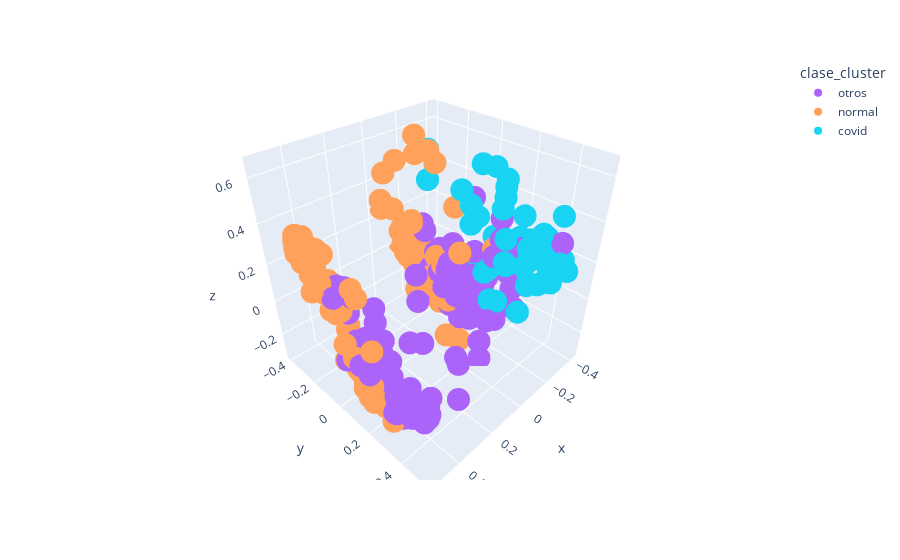

Notebook cell for this chart:
### Code cell
'''
Sampling with binomial distribution with uniformly sample data (best method according to class work)
'''
n=int(0.6*len(data))
sampled_df=samplerBinomial(n,uniformShuffle(data))
sampled_df['clase_cluster'].value_counts().plot(kind='bar')
plt.title('Sampled data (binomial) Data Classes')
plt.show()

visualization_pca_2D(sampled_df,'Sampled data (binomial) Data Classes')
visualization_pca_3D(sampled_df,'Sampled data (binomial) Data Classes')

### Figure 1 — Plotly figure (JSON) as saved in the notebook; plotly's stock layout.template omitted (floating-point values rounded to 4 significant figures; data arrays with more than 128 entries replaced by an {"elided": "..."} marker saying what was removed)
{"data": [{"hovertemplate": "clase_cluster=otros<br>x=%{x}<br>y=%{y}<br>z=%{z}<extra></extra>", "legendgroup": "otros", "marker": {"color": "#ab63fa", "symbol": "circle"}, "mode": "markers", "name": "otros", "scene": "scene", "showlegend": true, "type": "scatter3d", "x": {"elided": "217 float values"}, "y": {"elided": "217 float values"}, "z": {"elided": "217 float values"}}, {"hovertemplate": "clase_cluster=normal<br>x=%{x}<br>y=%{y}<br>z=%{z}<extra></extra>", "legendgroup": "normal", "marker": {"color": "#FFA15A", "symbol": "circle"}, "mode": "markers", "name": "normal", "scene": "scene", "showlegend": true, "type": "scatter3d", "x": {"elided": "198 float values"}, "y": {"elided": "198 float values"}, "z": {"elided": "198 float values"}}, {"hovertemplate": "clase_cluster=covid<br>x=%{x}<br>y=%{y}<br>z=%{z}<extra></extra>", "legendgroup": "covid", "marker": {"color": "#19d3f3", "symbol": "circle"}, "mode": "markers", "name": "covid", "scene": "scene", "showlegend": true, "type": "scatter3d", "x": [-0.2749, -0.2829, -0.3076, -0.1776, -0.2181, -0.2649, -0.307, -0.3686, -0.2687, -0.2969, -0.3117, -0.334, -0.2597, -0.2363, -0.2485, -0.2525, -0.179, -0.3182, -0.3407, -0.3259, -0.1927, -0.3128, -0.3589, -0.3405, -0.2286, -0.2125, -0.3995, -0.3693, -0.3351, -0.3971, -0.3191, -0.3522, -0.2171, -0.4107, -0.3557, -0.3328, -0.3104, -0.1911, -0.2489, -0.3529, -0.2231, -0.1102, -0.239, -0.351, -0.2631, -0.3455, -0.2543, -0.0926, -0.1456, -0.3593, -0.3056, -0.2978, -0.3584, -0.3831, -0.3518, -0.2282, -0.4003, -0.3544, -0.2193, -0.4083, -0.2621, -0.3715, -0.3756, -0.3021, -0.3257, -0.4184, -0.3217, -0.1911], "y": [0.309, 0.04362, -0.03624, 0.3949, 0.2419, 0.4373, 0.1636, 0.3632, 0.1226, 0.3916, 0.4601, 0.4868, 0.1915, 0.3519, 0.1761, 0.1341, 0.367, 0.1712, 0.3335, 0.4521, -0.001583, 0.379, 0.4489, 0.3477, 0.1243, 0.2548, 0.3994, 0.2844, 0.3595, 0.1934, 0.467, 0.4124, 0.2197, 0.3514, 0.3921, 0.3671, 0.3189, 0.1961, 0.3257, 0.2962, 0.07561, -0.1318, 0.4718, 0.352, 0.3274, 0.4182, 0.192, 0.3049, -0.1658, 0.2738, 0.2635, 0.3567, 0.4491, 0.3238, 0.3455, 0.08039, 0.3335, 0.3411, 0.2093, 0.2336, 0.2076, 0.332, 0.4095, 0.362, 0.09366, 0.3736, 0.2264, 0.05794], "z": [0.144, -0.01685, 0.2045, 0.1334, 0.158, 0.1976, 0.2029, 0.203, 0.04223, 0.2397, 0.2115, 0.1749, 0.5313, 0.2211, 0.1166, 0.5706, -0.03047, 0.1624, 0.188, 0.1928, 0.4383, 0.1969, 0.2031, 0.2984, 0.04136, 0.1509, 0.1413, 0.1889, 0.1732, 0.1921, 0.178, 0.1627, 0.4719, 0.2025, 0.1844, 0.04635, 0.1943, -0.06332, 0.1601, 0.2416, 0.3227, 0.4712, 0.1556, 0.2334, 0.2518, 0.2065, 0.4973, 0.04567, 0.5913, 0.11, 0.369, 0.2852, 0.1664, -0.009209, 0.2512, 0.574, 0.2491, 0.2164, 0.4143, 0.19, 0.2455, 0.1452, 0.3965, 0.3102, 0.185, 0.1682, 0.1607, 0.3863]}], "layout": {"legend": {"title": {"text": "clase_cluster"}, "tracegroupgap": 0}, "margin": {"t": 60}, "scene": {"domain": {"x": [0, 1], "y": [0, 1]}, "xaxis": {"title": {"text": "x"}}, "yaxis": {"title": {"text": "y"}}, "zaxis": {"title": {"text": "z"}}}}}
